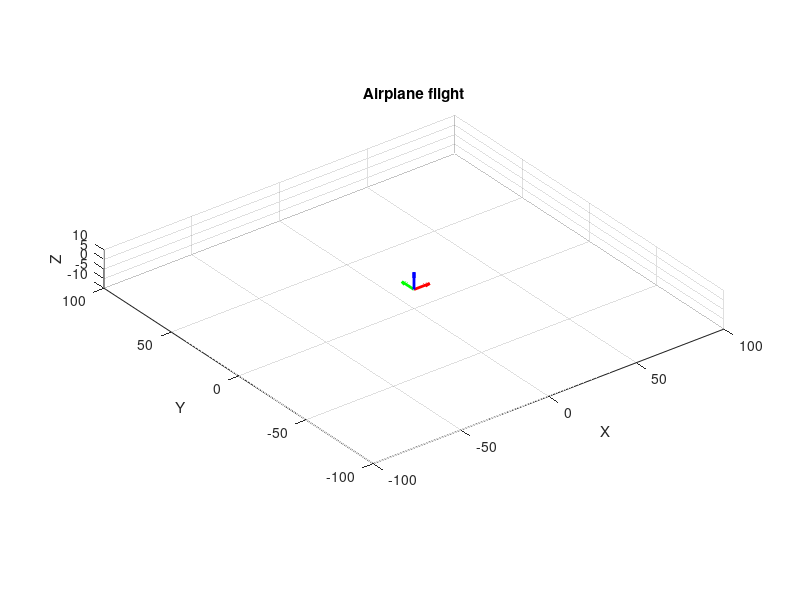

Write MATLAB code to recreate this figure. (Note: this script raises an error after producing the figure.)
%%% 固定翼模式轨迹跟踪方法 %%%

% 初始化图形窗口
figure;
axis equal;
grid on;
hold on;
xlabel('X');
ylabel('Y');
zlabel('Z');
title('Airplane flight');
view(3);  % 3D视图
xlim([-100 100]); ylim([-100 100]); zlim([-10 10]); % 设置坐标轴范围

% 定义飞行参数
time_step = 0.1;             % 时间步长
simulation_time = 500;        % 总仿真时间
num_steps = simulation_time / time_step; % 仿真步数
num_agents = 1;

% 更新飞行路径为操场型
stadium_length = 10; % 长直线部分的长度
stadium_radius = 5;  % 半圆部分的半径

% LI制导律的增益
K_li = 2;  % LI制导律比例增益

% 初始姿态四元数
q_current = repmat([1, 0, 0, 0], 3, 1); % 每个飞机的四元数格式 [w, x, y, z]

% 初始化三架飞机的位置和速度
current_positions = [-20,-10,0;
                     0,0,0;
                     0,0,0]; % 每架飞机的初始位置
current_velocities = zeros(3, 3); % 每架飞机的初始速度
desired_velocities = zeros(3, 3); % 每架飞机的期望速度
desired_trajectories = zeros(num_steps, 3, 3); % 每架飞机的预期轨迹
current_trajectories = zeros(num_steps, 3, 3); % 每架飞机的实际轨迹

% 飞机的目标视角距离
camera_distance = -10;

% 设置视角目标点
camera_target = current_positions(1, :);

% 设置初始位置和目标轨迹
trajectory_lines = zeros(num_agents, 1); % 用于存储轨迹句柄

% 绘制参考坐标系
quiver3(0, 0, 0, 10, 0, 0, 'r', 'LineWidth', 2);  % X轴
quiver3(0, 0, 0, 0, 10, 0, 'g', 'LineWidth', 2);  % Y轴
quiver3(0, 0, 0, 0, 0, 10, 'b', 'LineWidth', 2);  % Z轴


%%杜宾曲线
% 点集合，每一行为一个点，包含 x, y, theta
points = [
    5, -5, pi/4;
    10, 0, pi/3;
    15, 5, -pi/4;
    10, 10, pi/6;
    5, 15, 0
];

% 最小转弯半径
r = 8;
h = 0; % 高度（平面内保持不变）
% 步长（决定路径精细程度）
stepsize = 0.1;
% 是否安静模式，0 表示显示输出
quiet = 1;
% 调用生成路径函数
full_path = generate_dubins_path(points, r, stepsize, h, quiet);
% 提取路径的 x, y 坐标
traj_xy = [full_path(:,1), full_path(:,2)];






% 进行仿真并记录轨迹
for t = 1:num_steps    
    for i = 1:num_agents

        % 存储预期轨迹
        desired_position = [traj_xy(t, 1), traj_xy(t, 2), h];
        desired_trajectories(t, :, i) = desired_position;
        current_trajectories(t, :, i) = current_positions(i, :);
        
        % 计算位置误差
        position_error = desired_position - current_positions(i, :);
        distance_to_target = norm(position_error);
        
        % LI制导律计算期望速度
        if distance_to_target > 0
            desired_velocities(i, :) = (K_li * position_error / distance_to_target); % 归一化方向向量
        end
        
        % 排斥力部分
        if distance_to_target < 10  % 设定排斥力的临界距离为10
            repulsion_force = (1 / distance_to_target^2) * position_error / distance_to_target;
            desired_velocities(i, :) = desired_velocities(i, :) - repulsion_force; % 添加排斥力
        end
        
        % 更新飞行器的位置和速度
        current_velocities(i, :) = desired_velocities(i, :);
        current_positions(i, :) = current_positions(i, :) + current_velocities(i, :) * time_step;
        
        % 计算期望偏航角（使用四元数表示）
        desired_yaw = atan2(desired_position(2) - current_positions(i, 2), desired_position(1) - current_positions(i, 1)); % 期望偏航角
        q_desired = [cos(desired_yaw/2), 0, 0, sin(desired_yaw/2)]; % 期望四元数
        
        % 四元数插值（Slerp）来平滑地从当前姿态过渡到期望姿态
        q_current(i, :) = slerp(q_current(i, :), q_desired, 0.1); % 使用0.1作为插值因子
        
        % 将四元数转换为旋转矩阵
        R = quat2rotm(q_current(i, :)); % 使用四元数生成旋转矩阵
        att = [0,0,desired_yaw + deg2rad(-90)];
        tilt = [90,90];

        % 清除之前绘制
        cla; % 只清除当前窗口的内容

        % 绘制飞机模型
        planeplot_ttr(current_positions(i, :), att, tilt);  % 更新同一窗口

        % 绘制每架飞机的预期轨迹和实际轨迹
        plot3(desired_trajectories(1:t, 1, i), desired_trajectories(1:t, 2, i), desired_trajectories(1:t, 3, i), 'g--', 'LineWidth', 1.5); % 预期轨迹
        plot3(current_trajectories(1:t, 1, i), current_trajectories(1:t, 2, i), current_trajectories(1:t, 3, i), 'b', 'LineWidth', 1);
        
        % % 更新视角：相机位置始终跟随飞机
        camera_target = current_positions(i, :);  % 相机始终跟随飞机
        camera_position = camera_target + [camera_distance-2, -10, 20];  % 设置相机位置，稍微偏离目标（例如20单位远）
        campos(camera_position);          % 设置相机位置

    end
    drawnow;  % 更新图形
end

hold off;

% 辅助函数：四元数插值 (Slerp)
function q_interp = slerp(q1, q2, t)
    dot_product = dot(q1, q2);
    if dot_product < 0
        q1 = -q1;
        dot_product = -dot_product;
    end
    dot_product = min(1.0, max(-1.0, dot_product));
    theta_0 = acos(dot_product);
    sin_theta_0 = sin(theta_0);
    
    if sin_theta_0 < 1e-6
        q_interp = (1 - t) * q1 + t * q2;
    else
        theta = theta_0 * t;
        sin_theta = sin(theta);
        
        s0 = cos(theta) - dot_product * sin_theta / sin_theta_0;
        s1 = sin_theta / sin_theta_0;
        
        q_interp = s0 * q1 + s1 * q2;
    end
end

% 辅助函数：四元数转旋转矩阵
function R = quat2rotm(q)
    % 将四元数转换为旋转矩阵
    q0 = q(1);
    q1 = q(2);
    q2 = q(3);
    q3 = q(4);
    
    R = [1-2*(q2^2+q3^2), 2*(q1*q2-q0*q3), 2*(q1*q3+q0*q2);
         2*(q1*q2+q0*q3), 1-2*(q1^2+q3^2), 2*(q2*q3-q0*q1);
         2*(q1*q3-q0*q2), 2*(q2*q3+q0*q1), 1-2*(q1^2+q2^2)];
end


